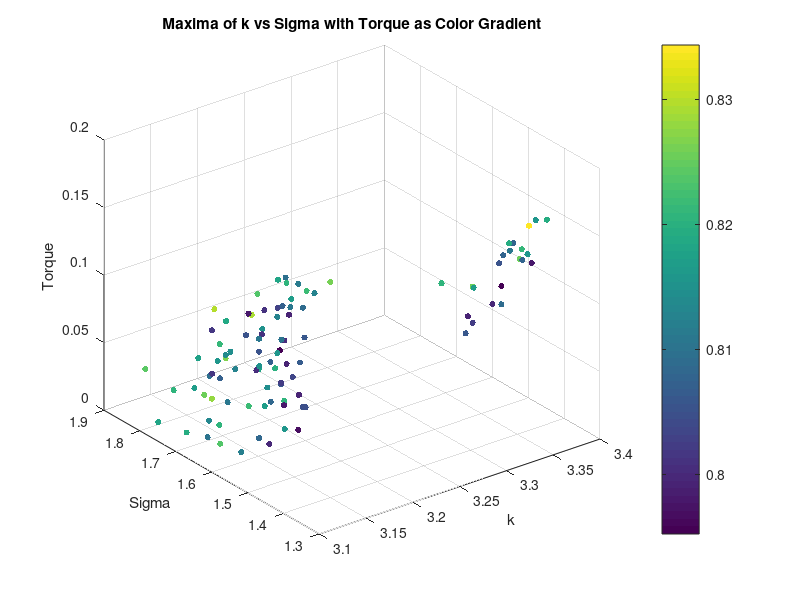
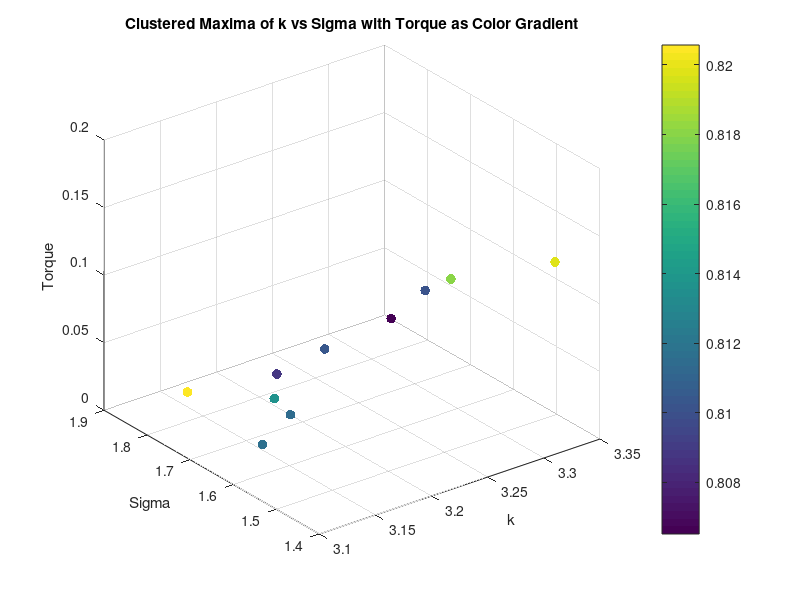
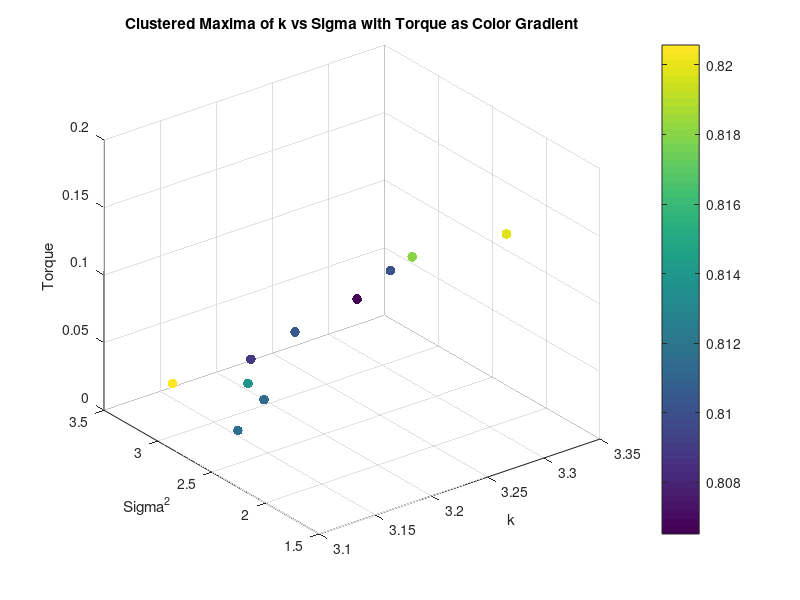

Recreate these plots in MATLAB, in order.
load('maxima_data.mat');
scatter3(maxima_k, maxima_sigma, torque_values, 20, maxima_corr, 'filled');
xlabel('k');
ylabel('Sigma');
zlabel('Torque');
title('Maxima of k vs Sigma with Torque as Color Gradient');
colorbar;
grid on;

% K means clustering of torque into 10 clusters, taking mean of each cluster k, sigma and corr too
[cluster_idx, cluster_centers] = kmeans(torque_values', 10);
% Take the mean of each cluster
torque_means = zeros(10, 1);
sigma_means = zeros(10, 1);
k_means = zeros(10, 1);
corr_means = zeros(10, 1);
for i = 1:10
    torque_means(i) = mean(torque_values(cluster_idx == i));
    sigma_means(i) = mean(maxima_sigma(cluster_idx == i));
    k_means(i) = mean(maxima_k(cluster_idx == i));
    corr_means(i) = mean(maxima_corr(cluster_idx == i));
end

% Plot the clusters
figure;
scatter3(k_means, sigma_means, torque_means, 50, corr_means, 'filled');
xlabel('k');
ylabel('Sigma');
zlabel('Torque');
title('Clustered Maxima of k vs Sigma with Torque as Color Gradient');
colorbar;
grid on;

figure;
scatter3(k_means, sigma_means.^2, torque_means, 50, corr_means, 'filled');
xlabel('k');
ylabel('Sigma^2');
zlabel('Torque');
title('Clustered Maxima of k vs Sigma with Torque as Color Gradient');
colorbar;
grid on;

% Ensure data is sorted for polyfit
[sigma_sorted, sort_idx] = sort(maxima_sigma);
torque_sorted = torque_values(sort_idx);

% Polyfit for sigma vs torque (order 1 and 2)
p1_sigma = polyfit(sigma_sorted, torque_sorted, 1);
p2_sigma = polyfit(sigma_sorted, torque_sorted, 2);

% Calculate fitted values and MSE for sigma vs torque
fitted_torque_p1_sigma = polyval(p1_sigma, sigma_sorted);
fitted_torque_p2_sigma = polyval(p2_sigma, sigma_sorted);
mse_p1_sigma = mean((torque_sorted - fitted_torque_p1_sigma).^2);
mse_p2_sigma = mean((torque_sorted - fitted_torque_p2_sigma).^2);

% Display results for sigma vs torque
disp('Sigma vs Torque:');
disp(['Order 1 MSE: ', num2str(mse_p1_sigma)]);
disp(['Order 2 MSE: ', num2str(mse_p2_sigma)]);

% Polyfit for sigma^2 vs torque (order 1 and 2)
sigma_squared_sorted = sigma_sorted.^2;
p1_sigma_squared = polyfit(sigma_squared_sorted, torque_sorted, 1);
p2_sigma_squared = polyfit(sigma_squared_sorted, torque_sorted, 2);

% Calculate fitted values and MSE for sigma^2 vs torque
fitted_torque_p1_sigma_squared = polyval(p1_sigma_squared, sigma_squared_sorted);
fitted_torque_p2_sigma_squared = polyval(p2_sigma_squared, sigma_squared_sorted);
mse_p1_sigma_squared = mean((torque_sorted - fitted_torque_p1_sigma_squared).^2);
mse_p2_sigma_squared = mean((torque_sorted - fitted_torque_p2_sigma_squared).^2);

% Display results for sigma^2 vs torque
disp('Sigma^2 vs Torque:');
disp(['Order 1 MSE: ', num2str(mse_p1_sigma_squared)]);
disp(['Order 2 MSE: ', num2str(mse_p2_sigma_squared)]);
